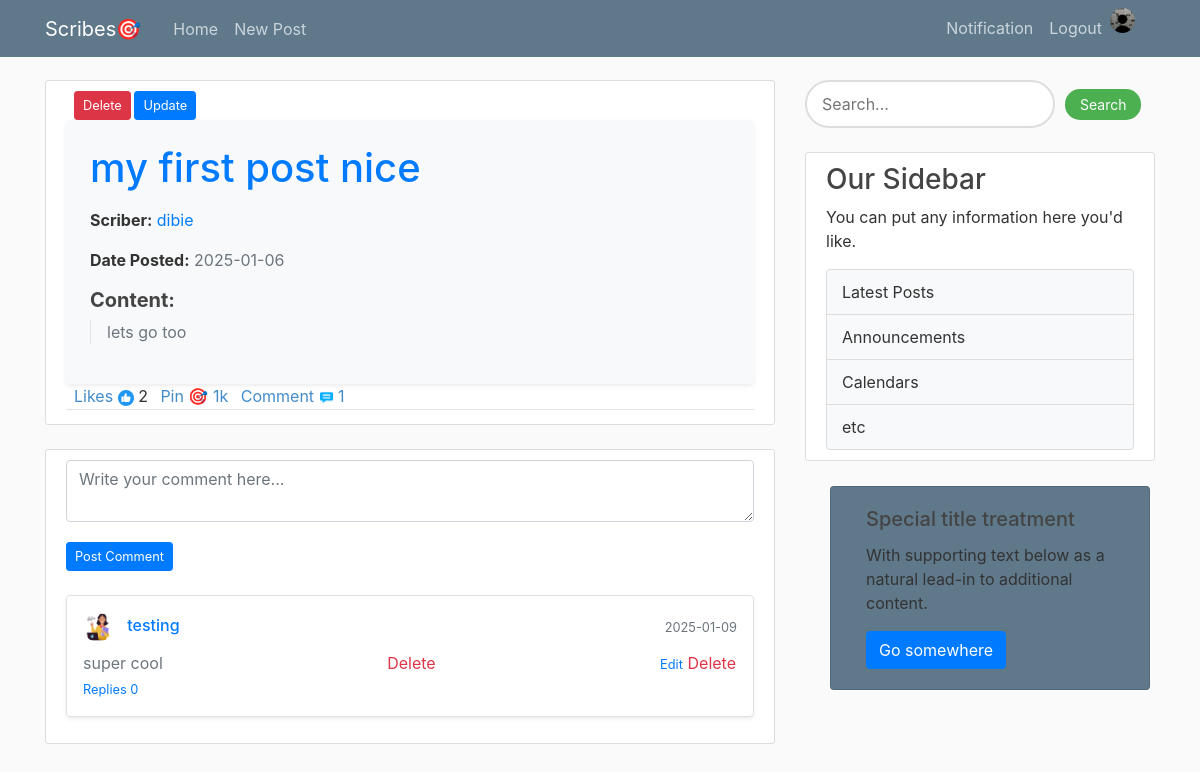
The page /post/detail/my first post nice (signed in) on the database its author committed.
### flaskblog/models.py (models this page shows, shortened)
class Post(db.Model):
    id = db.Column(db.Integer, primary_key=True)
    title = db.Column(db.String(100), nullable=False)
    content = db.Column(db.Text, nullable=False)
    date = db.Column(db.DateTime, nullable=False, default=datetime.utcnow)
    user_id = db.Column(db.Integer, db.ForeignKey('user.id'), nullable=False)
    is_admin = db.Column(db.Boolean, nullable=False,default=False)

class User(db.Model, UserMixin):
    id = db.Column(db.Integer, primary_key=True)
    username = db.Column(db.String(20), nullable=False, unique=True)
    email = db.Column(db.String(120), nullable=False, unique=True)
    image_file = db.Column(db.String(20), nullable=False, default='default.jpg')
    password = db.Column(db.String(60), nullable=False)
    posts = db.relationship('Post', backref='author', lazy=True)
    is_admin = db.Column(db.Boolean, nullable=False,default=False)
    Biography= db.Column(db.Text, nullable=False,default='Add A Brief Description About Yourself')

class Comment(db.Model):
    id = db.Column(db.Integer, primary_key=True)
    content = db.Column(db.String(500), nullable=False)
    user_id = db.Column(db.Integer, db.ForeignKey('user.id'), nullable=False)
    post_id = db.Column(db.Integer, db.ForeignKey('post.id'), nullable=False)
    created_at = db.Column(db.DateTime, default=datetime.utcnow)
    user = db.relationship('User', backref=db.backref('comments', lazy=True))
    post = db.relationship('Post', backref=db.backref('comments', lazy='dynamic'))

### flaskblog/routes.py (the view)
@app.route("/post/detail/<title>", methods=['POST', 'GET'])
@login_required
def post_detail(title):
    image_file = url_for('static', filename='profile_pics/' + current_user.image_file)
    post = Post.query.filter_by(title=title).first_or_404()
    comments = Comment.query.filter_by(post_id=post.id).all()
    edit_comment_id = request.args.get("edit_comment_id", type=int)
    edit_comment = Comment.query.get(edit_comment_id) if edit_comment_id else None
    return render_template('post_detail.html',post=post,image_file=image_file,comments=comments,edit_comment=edit_comment)

### flaskblog/models.py (called while the page is built)
@login_manager.user_loader
def load_user(user_id):
    return User.query.get(int(user_id))

### flaskblog/templates/post_detail.html (shortened to what this page needs)
{% extends "layout.html" %}
{% block content %}
    <div class="content-section">
        {% if post.content == 'your post is against our policy': %}
        {% elif current_user.username == post.author.username %}
            <small class="ml-2">
               <button type="button" class="btn btn-danger btn-sm" data-toggle="modal" data-target="#deleteModal">Delete</button>
               <a href="{{ url_for('update',post_id=post.id) }}" class="btn btn-primary btn btn-sm">Update</button></a>
            </small>
        {%endif %}
        <div class="post-content-section p-4 bg-light rounded shadow-sm">
            <h1 class="post-title text-primary  mb-3">{{ post.title }}</h1>
            <div class="post-meta mb-3">
                <p>
                    <span class="font-weight-bold">Scriber:</span>
                    <a href="{{ url_for('look', username=post.author.username) }}" class="text-primary">{{ post.author.username }}</a>
                </p>
                <p>
                    <span class="font-weight-bold">Date Posted:</span>
                    <span class="text-muted">{{ post.date.strftime('%Y-%m-%d') }}</span>
                </p>
            </div>
            <div class="post-content">
                <h5 class="font-weight-bold">Content:</h5>
                <p class="article-content text-justify text-secondary border-left pl-3">{{ post.content }}</p>
            </div>
        </div>
         <div class="article-metadata">
                <a class="ml-2" style="color: #428bca;">Likes</a>
                <a id="like-btn" data-post-id="{{ post.id }}" href="javascript:void(0);">
                            {% set user_ids = post.likes | map(attribute='user_id') | list %}
                            {% if current_user.id in user_ids %}
                               <img src="{{ url_for('static', filename='images/like.png') }}" alt="Unlike" />
                            {% else %}
                                <img src="{{ url_for('static', filename='images/thumb-up.png') }}" alt="Like" />
                            {% endif %}
                        </a>
                        <span id="like-count">{{ post.likes | length }}</span>
                <a class="ml-2" style="color: #428bca;" href="{{ url_for('pin_post') }}">
                    Pin 🎯 1k
                </a>
              <a class="ml-2" style = "color: #428bca" >Comment</a> <img src="{{ url_for('static', filename='images/talk.png') }}" alt="Comment" style="width: 15px; height: 15px;">
              <a style="color: #428bca">{{post.comments.count()}}</a>
       </div>
   </div>
   <div class="content-section mt-4">
    <form
        action="{% if edit_comment %}{{ url_for('edit_comment', comment_id=edit_comment.id) }}{% else %}{{ url_for('add_comment', post_id=post.id) }}{% endif %}"
        method="POST"
        class="mb-3"
    >
        <div class="form-group">
            <textarea
                name="content"
                rows="2"
                class="form-control"
                placeholder="Write your comment here..."
                required
            >{% if edit_comment %}{{ edit_comment.content }}{% endif %}</textarea>
        </div>
        <button type="submit" class="btn btn-primary btn-sm mt-1">
            {% if edit_comment %}Update Comment{% else %}Post Comment{% endif %}
        </button>
    </form>
    <div class="comments-section mt-4">
        {% for comment in post.comments %}
        <div class="comment mb-3 p-3 rounded border shadow-sm">
            <div class="d-flex justify-content-between align-items-center">
                <h6 class="mb-0 text-primary">
                    <img class="rounded-circle article-img2" src="{{url_for('static', filename='profile_pics/'+ comment.user.image_file)}}">
                    <a href="{{url_for('look', username=comment.user.username)}}">{{ comment.user.username }}</a>
                </h6>
                <small class="text-muted">{{ comment.created_at.strftime('%Y-%m-%d') }}</small>
            </div>
            <div class="d-flex justify-content-between align-items-center mt-2">
                <p class="mb-0 text-secondary">{{ comment.content }}</p>
                 {% if  current_user.username == post.author.username and current_user.username ==comment.user.username%}
                     <div>
                        <small>
                            <a href="{{ url_for('post_detail', title=post.title, edit_comment_id=comment.id) }}" class="text-primary">Edit</a>
                        </small>
                       <small>
                            <form action="{{ url_for('delete_comment', comment_id=comment.id) }}" method="POST" class="d-inline">
                                <button type="submit" class="btn btn-link text-danger p-0 m-0 align-baseline">Delete</button>
                            </form>
                      </small>
                    </div>
                {% elif current_user.username == post.author.username: %}
                    <small>
                            <form action="{{ url_for('delete_comment', comment_id=comment.id) }}" method="POST" class="d-inline">
                                <button type="submit" class="btn btn-link text-danger p-0 m-0 align-baseline">Delete</button>
                            </form>
                      </small>
                {% endif %}
                {% if current_user.email == 'dibieemmanuel403@gmail.com': %}
                   <div>
                        <small>
                            <a href="{{ url_for('post_detail', title=post.title, edit_comment_id=comment.id) }}" class="text-primary">Edit</a>
                        </small>
                       <small>
                            <form action="{{ url_for('delete_comment', comment_id=comment.id) }}" method="POST" class="d-inline">
                                <button type="submit" class="btn btn-link text-danger p-0 m-0 align-baseline">Delete</button>
                            </form>
                      </small>
                    </div>
                {% endif %}
           </div>
              <div>
                    <small>
                       <a href="{{ url_for('reply_comment',comment_id=comment.id) }}" class="text-primary mr-2">Replies {{comment.replies.count() }}</a>
                    </small>
                </div>
           </div>
        {% else %}
        <p class="text-muted">No comments yet. Be the first to comment!</p>
        {% endfor %}
    </div>
</div>
{% endblock %}

### flaskblog/static/main.css (style rules this page uses)
body { background: #fafafa; color: #333333; margin-top: 5rem; }
h1, h2, h3, h4, h5, h6 { color: #444444; }
.content-section { background: #ffffff; padding: 10px 20px; border: 1px solid #dddddd; border-radius: 3px; margin-bottom: 20px; }
.article-content { white-space: pre-line; }
.article-img2 { height: 30px; width: 30px; margin-right: 10px; }
.article-metadata { padding-bottom: 1px; margin-bottom: 4px; border-bottom: 1px solid #e3e3e3 }
.btn-danger { background-color: #dc3545; }
.btn-sm { font-size: 0.8rem; }

### rows shown on the page
Post: title "my first post nice", date "2025-01-06", content "lets go too"
User: author.username "dibie"
Comment: image_file (picture), user.username "testing", created_at "2025-01-09", content "super cool", replies.count "0"

### other values the page prints
{{ post.likes | length }} "2"
{{ post.comments.count() }} "1"
